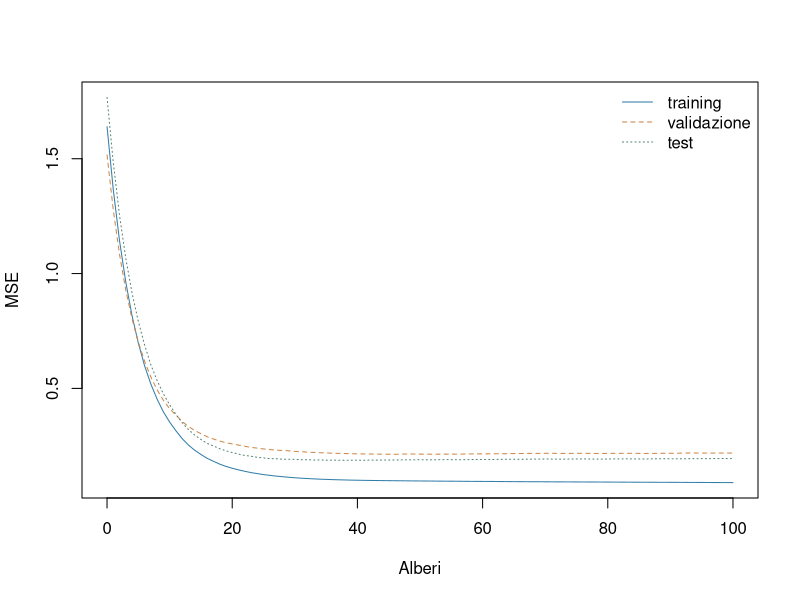
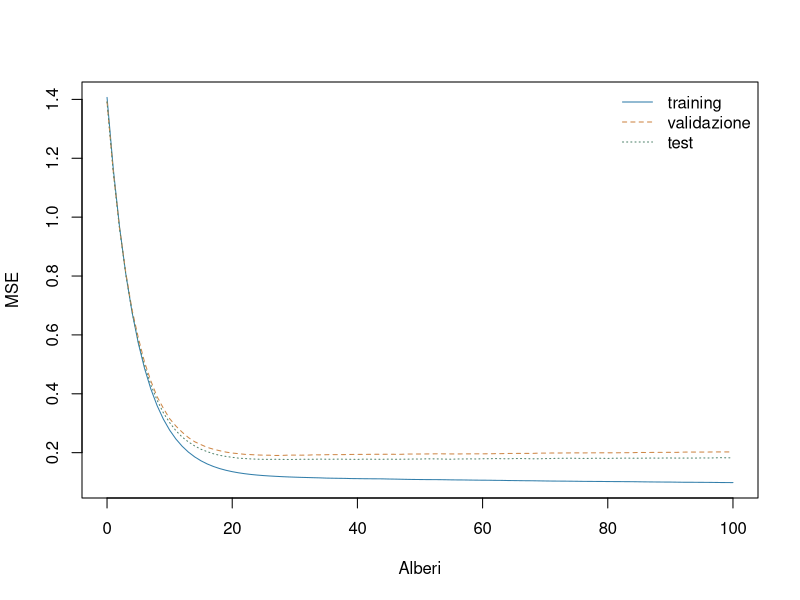
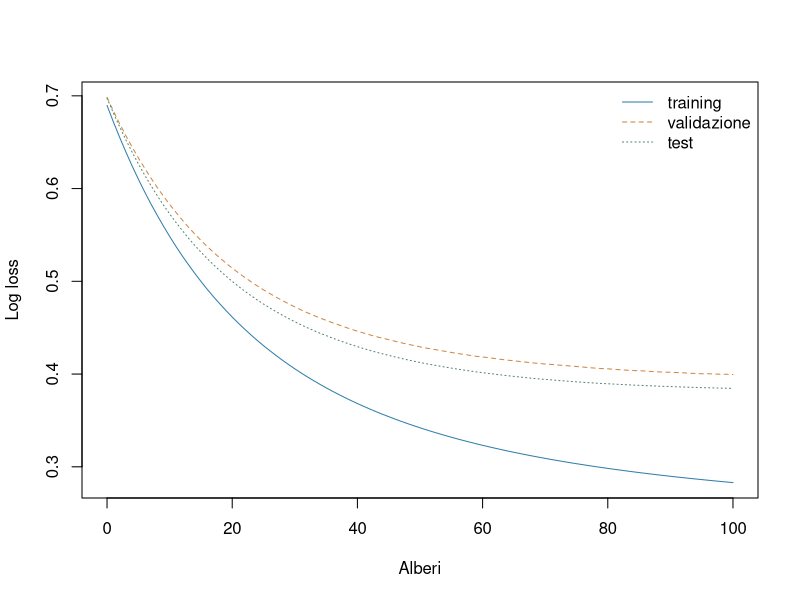

Write the R code that produced these figures, in order.
# StatAtlas · LAB 21 — verifica autonoma JS ↔ R (generata da tests/gen_boost_reference.js)
# Avvio: Rscript verifica/verifica_gradient_boosting.R
# Nessuna dipendenza aggiuntiva. I tre scenari hanno dati e seed deterministici.
# ───────────────────── Scenario sine ─────────────────────
local({
# StatAtlas · Lab 21 — Gradient boosting didattico (R0 dati, R2 regole CART)
# Regole identiche al browser per le foglie e gli split; non eguaglianza con gbm/xgboost.
RNGkind("Mersenne-Twister", "Inversion", "Rejection"); set.seed(2026)
n <- 120; nval <- 100; ntest <- 220
B <- 100; eta <- 0.1; maxDepth <- 2; minLeaf <- 8
family <- "gaussian"; sigma <- 0.4
f <- function(x) 1.4 * sin(1.6 * x) + 0.25 * x
xtr <- runif(n, -2, 2); xva <- runif(nval, -2, 2); xte <- runif(ntest, -2, 2)
ygen <- function(x) if (family == "binary") as.integer(runif(length(x)) < f(x)) else f(x) + sigma * rnorm(length(x))
ytr <- ygen(xtr); yva <- ygen(xva); yte <- ygen(xte)
xgrid <- seq(-2, 2, length.out = 140)
sigmoid <- function(z) ifelse(z >= 0, 1 / (1 + exp(-z)), exp(z) / (1 + exp(z)))
risk <- function(y, v) if (family == "binary") mean(pmax(v, 0) + log1p(exp(-abs(v))) - y * v) else mean((y - v)^2)
response <- function(v) if (family == "binary") sigmoid(v) else v
tree1D <- function(x, y, maxDepth, minLeaf) {
  ord <- order(x, seq_along(x))
  grow <- function(ids, depth) {
    n <- length(ids); z <- y[ids]; sm <- sum(z); sq <- sum(z*z); parent <- sq - sm*sm/n
    nd <- list(leaf = TRUE, value = sm/n, n = n, depth = depth)
    if (depth >= maxDepth || n < 2*minLeaf || parent < 1e-12) return(nd)
    ls <- 0; lq <- 0; best <- parent - 1e-10; pos <- 0L; split <- NA_real_
    for (i in seq_len(n-1L)) {
      r <- y[ids[i]]; nl <- i; nr <- n-i; ls <- ls+r; lq <- lq+r*r
      if (nl < minLeaf || nr < minLeaf || !(x[ids[i]] < x[ids[i+1L]])) next
      rss <- lq-ls*ls/nl + (sq-lq) - (sm-ls)^2/nr
      if (rss < best) { best <- rss; pos <- i; split <- (x[ids[i]] + x[ids[i+1L]])/2 }
    }
    if (!pos) return(nd)
    nd$leaf <- FALSE; nd$thr <- split
    nd$left <- grow(ids[seq_len(pos)], depth+1L)
    nd$right <- grow(ids[(pos+1L):n], depth+1L)
    nd
  }
  grow(ord, 0L)
}
predictTree <- function(nd, x) {
  vapply(x, function(xx) { p <- nd; while (!p$leaf) p <- if (xx < p$thr) p$left else p$right; p$value }, 0.0)
}
F0 <- if (family == "binary") { p <- max(1e-6, min(1-1e-6, mean(ytr))); log(p/(1-p)) } else mean(ytr)
Ftr <- rep(F0, n); Fva <- rep(F0, nval); Fte <- rep(F0, ntest); Fgrid <- rep(F0, length(xgrid))
hist <- data.frame(passo = 0L, training = risk(ytr, Ftr), validazione = risk(yva, Fva), test = risk(yte, Fte))
alberi <- vector("list", B)
for (b in seq_len(B)) {
  residui <- ytr - response(Ftr)
  t <- tree1D(xtr, residui, maxDepth, minLeaf); alberi[[b]] <- t
  Ftr <- Ftr + eta * predictTree(t, xtr)
  Fva <- Fva + eta * predictTree(t, xva)
  Fte <- Fte + eta * predictTree(t, xte)
  Fgrid <- Fgrid + eta * predictTree(t, xgrid)
  hist <- rbind(hist, data.frame(passo = b, training = risk(ytr, Ftr), validazione = risk(yva, Fva), test = risk(yte, Fte)))
}
best <- which.min(hist$validazione) - 1L
cat("Miglior passo validazione:", best, "· loss:", hist$validazione[best + 1L], "\n")
print(tail(hist, 1)); print(hist[best + 1L, ])
matplot(hist$passo, hist[, c("training", "validazione", "test")], type = "l", lty = c(1,2,3),
        col = c("#327EAA", "#CE8747", "#51846D"), xlab = "Alberi", ylab = if (family == "binary") "Log loss" else "MSE")
legend("topright", legend = c("training", "validazione", "test"), col = c("#327EAA", "#CE8747", "#51846D"), lty = c(1,2,3), bty = "n")
# Fine: confrontare con gbm/xgboost richiede specificare obiettivo e update di foglia (R3).

# R2: confronto dei risultati del browser sullo stesso scenario di riferimento
atteso_F0 <- -0.12094570797824605
atteso_iniziale <- c(1.6396809684615643, 1.5163942583538752, 1.7669493704662016)
atteso_ultimo <- c(0.089912655344175210, 0.21850849646006673, 0.19444286578802353)
atteso_best <- 46L; atteso_loss_best <- c(0.21306750125532772, 0.18840961644897988)
tolleranza <- 1e-6
stopifnot(abs(F0 - atteso_F0) < tolleranza)
stopifnot(max(abs(as.numeric(hist[1, 2:4]) - atteso_iniziale)) < tolleranza)
stopifnot(max(abs(as.numeric(tail(hist[, 2:4], 1)) - atteso_ultimo)) < tolleranza)
stopifnot(best == atteso_best)
stopifnot(max(abs(c(hist$validazione[best+1L], hist$test[best+1L]) - atteso_loss_best)) < tolleranza)
cat('OK: scenario sine — baseline, perdite, selezione e test indipendente corrispondono al motore JS.\n')

})

# ───────────────────── Scenario step ─────────────────────
local({
# StatAtlas · Lab 21 — Gradient boosting didattico (R0 dati, R2 regole CART)
# Regole identiche al browser per le foglie e gli split; non eguaglianza con gbm/xgboost.
RNGkind("Mersenne-Twister", "Inversion", "Rejection"); set.seed(2026)
n <- 120; nval <- 100; ntest <- 220
B <- 100; eta <- 0.1; maxDepth <- 2; minLeaf <- 8
family <- "gaussian"; sigma <- 0.4
f <- function(x) 0.35 * x + ifelse(x > 0.25, 1, -0.5)
xtr <- runif(n, -2, 2); xva <- runif(nval, -2, 2); xte <- runif(ntest, -2, 2)
ygen <- function(x) if (family == "binary") as.integer(runif(length(x)) < f(x)) else f(x) + sigma * rnorm(length(x))
ytr <- ygen(xtr); yva <- ygen(xva); yte <- ygen(xte)
xgrid <- seq(-2, 2, length.out = 140)
sigmoid <- function(z) ifelse(z >= 0, 1 / (1 + exp(-z)), exp(z) / (1 + exp(z)))
risk <- function(y, v) if (family == "binary") mean(pmax(v, 0) + log1p(exp(-abs(v))) - y * v) else mean((y - v)^2)
response <- function(v) if (family == "binary") sigmoid(v) else v
tree1D <- function(x, y, maxDepth, minLeaf) {
  ord <- order(x, seq_along(x))
  grow <- function(ids, depth) {
    n <- length(ids); z <- y[ids]; sm <- sum(z); sq <- sum(z*z); parent <- sq - sm*sm/n
    nd <- list(leaf = TRUE, value = sm/n, n = n, depth = depth)
    if (depth >= maxDepth || n < 2*minLeaf || parent < 1e-12) return(nd)
    ls <- 0; lq <- 0; best <- parent - 1e-10; pos <- 0L; split <- NA_real_
    for (i in seq_len(n-1L)) {
      r <- y[ids[i]]; nl <- i; nr <- n-i; ls <- ls+r; lq <- lq+r*r
      if (nl < minLeaf || nr < minLeaf || !(x[ids[i]] < x[ids[i+1L]])) next
      rss <- lq-ls*ls/nl + (sq-lq) - (sm-ls)^2/nr
      if (rss < best) { best <- rss; pos <- i; split <- (x[ids[i]] + x[ids[i+1L]])/2 }
    }
    if (!pos) return(nd)
    nd$leaf <- FALSE; nd$thr <- split
    nd$left <- grow(ids[seq_len(pos)], depth+1L)
    nd$right <- grow(ids[(pos+1L):n], depth+1L)
    nd
  }
  grow(ord, 0L)
}
predictTree <- function(nd, x) {
  vapply(x, function(xx) { p <- nd; while (!p$leaf) p <- if (xx < p$thr) p$left else p$right; p$value }, 0.0)
}
F0 <- if (family == "binary") { p <- max(1e-6, min(1-1e-6, mean(ytr))); log(p/(1-p)) } else mean(ytr)
Ftr <- rep(F0, n); Fva <- rep(F0, nval); Fte <- rep(F0, ntest); Fgrid <- rep(F0, length(xgrid))
hist <- data.frame(passo = 0L, training = risk(ytr, Ftr), validazione = risk(yva, Fva), test = risk(yte, Fte))
alberi <- vector("list", B)
for (b in seq_len(B)) {
  residui <- ytr - response(Ftr)
  t <- tree1D(xtr, residui, maxDepth, minLeaf); alberi[[b]] <- t
  Ftr <- Ftr + eta * predictTree(t, xtr)
  Fva <- Fva + eta * predictTree(t, xva)
  Fte <- Fte + eta * predictTree(t, xte)
  Fgrid <- Fgrid + eta * predictTree(t, xgrid)
  hist <- rbind(hist, data.frame(passo = b, training = risk(ytr, Ftr), validazione = risk(yva, Fva), test = risk(yte, Fte)))
}
best <- which.min(hist$validazione) - 1L
cat("Miglior passo validazione:", best, "· loss:", hist$validazione[best + 1L], "\n")
print(tail(hist, 1)); print(hist[best + 1L, ])
matplot(hist$passo, hist[, c("training", "validazione", "test")], type = "l", lty = c(1,2,3),
        col = c("#327EAA", "#CE8747", "#51846D"), xlab = "Alberi", ylab = if (family == "binary") "Log loss" else "MSE")
legend("topright", legend = c("training", "validazione", "test"), col = c("#327EAA", "#CE8747", "#51846D"), lty = c(1,2,3), bty = "n")
# Fine: confrontare con gbm/xgboost richiede specificare obiettivo e update di foglia (R3).

# R2: confronto dei risultati del browser sullo stesso scenario di riferimento
atteso_F0 <- 0.050299625722643702
atteso_iniziale <- c(1.4067069300923769, 1.3914768388541077, 1.3912368445700873)
atteso_ultimo <- c(0.098326007732244022, 0.20238522383147292, 0.18239250208683122)
atteso_best <- 27L; atteso_loss_best <- c(0.19039764427602104, 0.17754852329681151)
tolleranza <- 1e-6
stopifnot(abs(F0 - atteso_F0) < tolleranza)
stopifnot(max(abs(as.numeric(hist[1, 2:4]) - atteso_iniziale)) < tolleranza)
stopifnot(max(abs(as.numeric(tail(hist[, 2:4], 1)) - atteso_ultimo)) < tolleranza)
stopifnot(best == atteso_best)
stopifnot(max(abs(c(hist$validazione[best+1L], hist$test[best+1L]) - atteso_loss_best)) < tolleranza)
cat('OK: scenario step — baseline, perdite, selezione e test indipendente corrispondono al motore JS.\n')

})

# ───────────────────── Scenario binary ─────────────────────
local({
# StatAtlas · Lab 21 — Gradient boosting didattico (R0 dati, R2 regole CART)
# Regole identiche al browser per le foglie e gli split; non eguaglianza con gbm/xgboost.
RNGkind("Mersenne-Twister", "Inversion", "Rejection"); set.seed(2026)
n <- 120; nval <- 100; ntest <- 220
B <- 100; eta <- 0.1; maxDepth <- 2; minLeaf <- 8
family <- "binary"; sigma <- 0.4
f <- function(x) plogis(2.5 * sin(1.5 * x) + 0.45 * x)
xtr <- runif(n, -2, 2); xva <- runif(nval, -2, 2); xte <- runif(ntest, -2, 2)
ygen <- function(x) if (family == "binary") as.integer(runif(length(x)) < f(x)) else f(x) + sigma * rnorm(length(x))
ytr <- ygen(xtr); yva <- ygen(xva); yte <- ygen(xte)
xgrid <- seq(-2, 2, length.out = 140)
sigmoid <- function(z) ifelse(z >= 0, 1 / (1 + exp(-z)), exp(z) / (1 + exp(z)))
risk <- function(y, v) if (family == "binary") mean(pmax(v, 0) + log1p(exp(-abs(v))) - y * v) else mean((y - v)^2)
response <- function(v) if (family == "binary") sigmoid(v) else v
tree1D <- function(x, y, maxDepth, minLeaf) {
  ord <- order(x, seq_along(x))
  grow <- function(ids, depth) {
    n <- length(ids); z <- y[ids]; sm <- sum(z); sq <- sum(z*z); parent <- sq - sm*sm/n
    nd <- list(leaf = TRUE, value = sm/n, n = n, depth = depth)
    if (depth >= maxDepth || n < 2*minLeaf || parent < 1e-12) return(nd)
    ls <- 0; lq <- 0; best <- parent - 1e-10; pos <- 0L; split <- NA_real_
    for (i in seq_len(n-1L)) {
      r <- y[ids[i]]; nl <- i; nr <- n-i; ls <- ls+r; lq <- lq+r*r
      if (nl < minLeaf || nr < minLeaf || !(x[ids[i]] < x[ids[i+1L]])) next
      rss <- lq-ls*ls/nl + (sq-lq) - (sm-ls)^2/nr
      if (rss < best) { best <- rss; pos <- i; split <- (x[ids[i]] + x[ids[i+1L]])/2 }
    }
    if (!pos) return(nd)
    nd$leaf <- FALSE; nd$thr <- split
    nd$left <- grow(ids[seq_len(pos)], depth+1L)
    nd$right <- grow(ids[(pos+1L):n], depth+1L)
    nd
  }
  grow(ord, 0L)
}
predictTree <- function(nd, x) {
  vapply(x, function(xx) { p <- nd; while (!p$leaf) p <- if (xx < p$thr) p$left else p$right; p$value }, 0.0)
}
F0 <- if (family == "binary") { p <- max(1e-6, min(1-1e-6, mean(ytr))); log(p/(1-p)) } else mean(ytr)
Ftr <- rep(F0, n); Fva <- rep(F0, nval); Fte <- rep(F0, ntest); Fgrid <- rep(F0, length(xgrid))
hist <- data.frame(passo = 0L, training = risk(ytr, Ftr), validazione = risk(yva, Fva), test = risk(yte, Fte))
alberi <- vector("list", B)
for (b in seq_len(B)) {
  residui <- ytr - response(Ftr)
  t <- tree1D(xtr, residui, maxDepth, minLeaf); alberi[[b]] <- t
  Ftr <- Ftr + eta * predictTree(t, xtr)
  Fva <- Fva + eta * predictTree(t, xva)
  Fte <- Fte + eta * predictTree(t, xte)
  Fgrid <- Fgrid + eta * predictTree(t, xgrid)
  hist <- rbind(hist, data.frame(passo = b, training = risk(ytr, Ftr), validazione = risk(yva, Fva), test = risk(yte, Fte)))
}
best <- which.min(hist$validazione) - 1L
cat("Miglior passo validazione:", best, "· loss:", hist$validazione[best + 1L], "\n")
print(tail(hist, 1)); print(hist[best + 1L, ])
matplot(hist$passo, hist[, c("training", "validazione", "test")], type = "l", lty = c(1,2,3),
        col = c("#327EAA", "#CE8747", "#51846D"), xlab = "Alberi", ylab = if (family == "binary") "Log loss" else "MSE")
legend("topright", legend = c("training", "validazione", "test"), col = c("#327EAA", "#CE8747", "#51846D"), lty = c(1,2,3), bty = "n")
# Fine: confrontare con gbm/xgboost richiede specificare obiettivo e update di foglia (R3).

# R2: confronto dei risultati del browser sullo stesso scenario di riferimento
atteso_F0 <- -0.16705408466316632
atteso_iniziale <- c(0.68967092835702570, 0.69830205606462314, 0.69739085196646056)
atteso_ultimo <- c(0.28296124619064250, 0.39946452550171258, 0.38461843064560908)
atteso_best <- 100L; atteso_loss_best <- c(0.39946452550171258, 0.38461843064560908)
tolleranza <- 1e-6
stopifnot(abs(F0 - atteso_F0) < tolleranza)
stopifnot(max(abs(as.numeric(hist[1, 2:4]) - atteso_iniziale)) < tolleranza)
stopifnot(max(abs(as.numeric(tail(hist[, 2:4], 1)) - atteso_ultimo)) < tolleranza)
stopifnot(best == atteso_best)
stopifnot(max(abs(c(hist$validazione[best+1L], hist$test[best+1L]) - atteso_loss_best)) < tolleranza)
cat('OK: scenario binary — baseline, perdite, selezione e test indipendente corrispondono al motore JS.\n')

})
